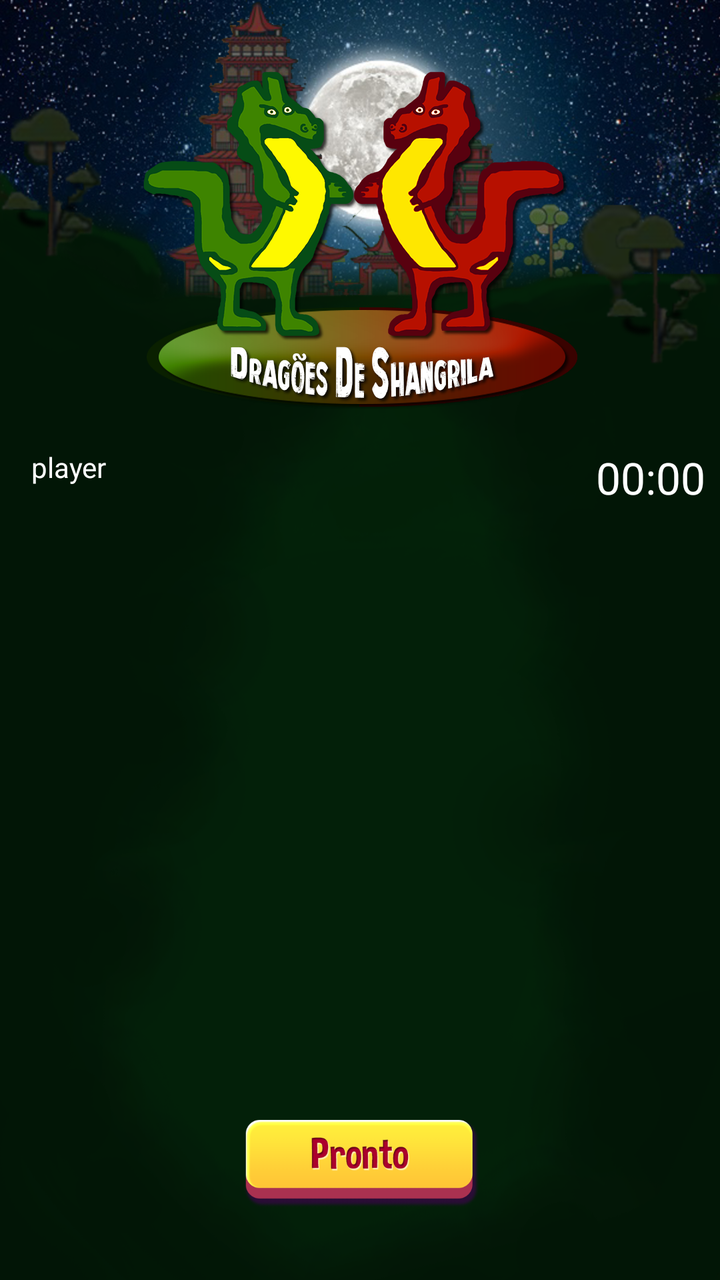
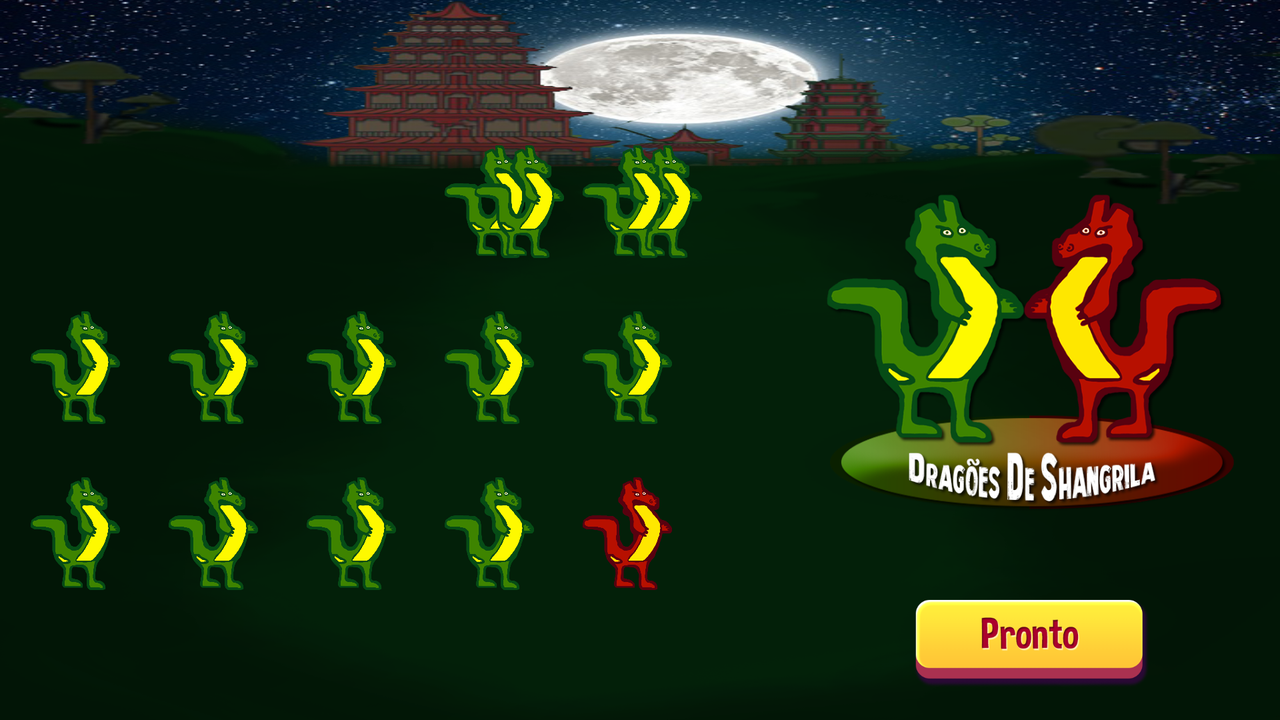

An Android layout and its configuration variant, each rendered on a device that would load it. The default file and the variant file are quoted in full after the pictures.
<!-- AndroidManifest.xml: application theme AppTheme -->
<!-- res/layout/activity_singleplayer.xml -->
<?xml version="1.0" encoding="utf-8"?>
<androidx.constraintlayout.widget.ConstraintLayout xmlns:android="http://schemas.android.com/apk/res/android"
    xmlns:app="http://schemas.android.com/apk/res-auto"
    xmlns:tools="http://schemas.android.com/tools"
    android:id="@+id/relativeLayout"
    android:layout_width="match_parent"
    android:layout_height="match_parent"
    android:background="@drawable/fundo2"
    tools:context=".activities.PlayActivity">

    <androidx.appcompat.widget.AppCompatImageView
        android:id="@+id/dragao8"
        android:layout_width="69dp"
        android:layout_height="83dp"
        android:onClick="onDragonClick"
        app:layout_constraintBottom_toTopOf="@+id/imageView"
        app:layout_constraintEnd_toEndOf="parent"
        app:layout_constraintStart_toStartOf="parent"
        app:layout_constraintTop_toBottomOf="@+id/appCompatImageView2"
        app:srcCompat="@drawable/dg" />

    <androidx.appcompat.widget.AppCompatImageView
        android:id="@+id/dragao7"
        android:layout_width="69dp"
        android:layout_height="83dp"
        android:background="#00FFFFFF"
        android:onClick="onDragonClick"
        app:layout_constraintBottom_toTopOf="@+id/imageView"
        app:layout_constraintEnd_toStartOf="@+id/dragao8"
        app:layout_constraintTop_toBottomOf="@+id/appCompatImageView2"
        app:srcCompat="@drawable/dg" />

    <androidx.appcompat.widget.AppCompatImageView
        android:id="@+id/dragao3"
        style="@style/Dragao_verde"
        android:forceDarkAllowed="true"
        android:onClick="onDragonClick"
        android:theme="@style/AlertDialog.AppCompat"
        app:layout_constraintBottom_toTopOf="@+id/dragao8"
        app:layout_constraintEnd_toEndOf="@+id/dragao8"
        app:srcCompat="@drawable/dg" />

    <androidx.appcompat.widget.AppCompatImageView
        android:id="@+id/dragao4"
        android:layout_width="69dp"
        android:layout_height="83dp"
        android:onClick="onDragonClick"
        app:layout_constraintBottom_toTopOf="@+id/dragao9"
        app:layout_constraintStart_toEndOf="@+id/dragao3"
        app:srcCompat="@drawable/dg" />

    <androidx.appcompat.widget.AppCompatImageView
        android:id="@+id/dragao2"
        android:layout_width="69dp"
        android:layout_height="83dp"
        android:onClick="onDragonClick"
        app:layout_constraintBottom_toTopOf="@+id/dragao7"
        app:layout_constraintEnd_toStartOf="@+id/dragao3"
        app:srcCompat="@drawable/dg" />

    <androidx.appcompat.widget.AppCompatImageView
        android:id="@+id/dragao5"
        android:layout_width="69dp"
        android:layout_height="83dp"
        android:contextClickable="true"
        android:filterTouchesWhenObscured="false"
        android:onClick="onDragonClick"
        android:scaleType="fitCenter"
        app:layout_constraintBottom_toTopOf="@+id/dragao10"
        app:layout_constraintStart_toEndOf="@+id/dragao4"
        app:srcCompat="@drawable/dg" />

    <androidx.appcompat.widget.AppCompatImageView
        android:id="@+id/dragao1"
        android:layout_width="69dp"
        android:layout_height="83dp"
        android:labelFor="@id/dragao7"
        android:onClick="onDragonClick"
        app:layout_constraintBottom_toTopOf="@+id/dragao6"
        app:layout_constraintEnd_toStartOf="@+id/dragao2"
        app:srcCompat="@drawable/dg" />

    <androidx.appcompat.widget.AppCompatImageView
        android:id="@+id/dragao11"
        android:layout_width="69dp"
        android:layout_height="83dp"
        android:onClick="onDragonClick"
        app:layout_constraintBottom_toBottomOf="@+id/dragao12"
        app:layout_constraintEnd_toStartOf="@+id/dragao12"
        app:layout_constraintTop_toBottomOf="@+id/dragao6"
        app:srcCompat="@drawable/dg" />

    <androidx.appcompat.widget.AppCompatImageView
        android:id="@+id/dragao6"
        android:layout_width="69dp"
        android:layout_height="83dp"
        android:onClick="onDragonClick"
        app:layout_constraintBottom_toTopOf="@+id/imageView"
        app:layout_constraintEnd_toStartOf="@+id/dragao7"
        app:layout_constraintTop_toBottomOf="@+id/appCompatImageView2"
        app:srcCompat="@drawable/dg" />

    <androidx.appcompat.widget.AppCompatImageView
        android:id="@+id/dragao9"
        android:layout_width="69dp"
        android:layout_height="83dp"
        android:onClick="onDragonClick"
        app:layout_constraintBottom_toTopOf="@+id/imageView"
        app:layout_constraintStart_toEndOf="@+id/dragao8"
        app:layout_constraintTop_toBottomOf="@+id/appCompatImageView2"
        app:srcCompat="@drawable/dg" />

    <androidx.appcompat.widget.AppCompatImageView
        android:id="@+id/dragao10"
        android:layout_width="69dp"
        android:layout_height="83dp"
        android:onClick="onDragonClick"
        app:layout_constraintBottom_toTopOf="@+id/imageView"
        app:layout_constraintStart_toEndOf="@+id/dragao9"
        app:layout_constraintTop_toBottomOf="@+id/appCompatImageView2"
        app:srcCompat="@drawable/dg" />

    <androidx.appcompat.widget.AppCompatImageView
        android:id="@+id/dragao14"
        android:layout_width="69dp"
        android:layout_height="83dp"
        android:onClick="onDragonClick"
        app:layout_constraintBottom_toBottomOf="@+id/dragao13"
        app:layout_constraintStart_toEndOf="@+id/dragao13"
        app:layout_constraintTop_toBottomOf="@+id/dragao9"
        app:srcCompat="@drawable/dg" />

    <androidx.appcompat.widget.AppCompatImageView
        android:id="@+id/dragaovermelho"
        android:layout_width="69dp"
        android:layout_height="83dp"
        android:onClick="onDragonClick"
        app:layout_constraintBottom_toBottomOf="@+id/dragao14"
        app:layout_constraintStart_toEndOf="@+id/dragao14"
        app:layout_constraintTop_toBottomOf="@+id/dragao10"
        app:srcCompat="@drawable/dgred" />

    <androidx.appcompat.widget.AppCompatImageView
        android:id="@+id/dragao13"
        android:layout_width="69dp"
        android:layout_height="83dp"
        android:onClick="onDragonClick"
        app:layout_constraintStart_toStartOf="@+id/dragao8"
        app:layout_constraintTop_toBottomOf="@+id/dragao8"
        app:srcCompat="@drawable/dg" />

    <androidx.appcompat.widget.AppCompatImageView
        android:id="@+id/dragao12"
        android:layout_width="69dp"
        android:layout_height="83dp"
        android:onClick="onDragonClick"
        app:layout_constraintBottom_toBottomOf="@+id/dragao13"
        app:layout_constraintEnd_toStartOf="@+id/dragao13"
        app:layout_constraintTop_toBottomOf="@+id/dragao7"
        app:srcCompat="@drawable/dg" />

    <androidx.appcompat.widget.AppCompatImageView
        android:id="@+id/appCompatImageView2"
        android:layout_width="0dp"
        android:layout_height="200dp"
        android:layout_marginTop="24dp"
        app:layout_constraintEnd_toEndOf="parent"
        app:layout_constraintStart_toStartOf="parent"
        app:layout_constraintTop_toTopOf="parent"
        app:srcCompat="@drawable/wallpaper" />

    <androidx.appcompat.widget.AppCompatImageView
        android:id="@+id/imageView"
        android:layout_width="139dp"
        android:layout_height="46dp"
        android:layout_marginBottom="36dp"
        android:onClick="onClickButtonRemove"
        app:layout_constraintBottom_toBottomOf="parent"
        app:layout_constraintEnd_toEndOf="parent"
        app:layout_constraintStart_toStartOf="parent"
        app:srcCompat="@drawable/pronto" />

    <TextView
        android:id="@+id/player"
        android:layout_width="wrap_content"
        android:layout_height="wrap_content"
        android:layout_marginStart="8dp"
        android:text="player"
        android:textAllCaps="false"
        android:textColor="@android:color/background_light"
        app:layout_constraintStart_toStartOf="@+id/dragao1"
        app:layout_constraintTop_toBottomOf="@+id/appCompatImageView2" />

    <Chronometer
        android:id="@+id/chronometer"
        android:layout_width="wrap_content"
        android:layout_height="wrap_content"
        android:textAlignment="center"
        android:textAppearance="@style/TextAppearance.AppCompat.Large"
        android:textColor="@android:color/background_light"
        app:layout_constraintEnd_toEndOf="@+id/dragao5"
        app:layout_constraintTop_toBottomOf="@+id/appCompatImageView2"
        tools:ignore="MissingConstraints" />

</androidx.constraintlayout.widget.ConstraintLayout>
<!-- resources referenced by this layout -->
<resources>
  <!-- drawable fundo2: png bitmap (drawable, 436308 bytes) -->
  <!-- drawable pronto: png bitmap (drawable, 14442 bytes) -->
  <!-- drawable wallpaper: png bitmap (drawable, 218214 bytes) -->
  <style name="Dragao_verde">
          <item name="android:layout_width">69dp</item>
          <item name="android:layout_height">83dp</item>
          <item name="android:layout_marginStart">180dp</item>
          <item name="android:layout_marginTop">188dp</item>
      </style>
  <style name="AppTheme" parent="Theme.AppCompat.Light.DarkActionBar">
          
          <item name="colorPrimary">@color/colorPrimary</item>
          <item name="colorPrimaryDark">@color/colorPrimaryDark</item>
          <item name="colorAccent">@color/colorAccent</item>
      </style>
  <color name="colorPrimary">#004D40</color>
  <color name="colorPrimaryDark">#00251a</color>
  <color name="colorAccent">#fdd835</color>
</resources>
<!-- res/layout-land/activity_singleplayer.xml (the repository's variant of the layout above) -->
<!-- drawn on the phone turned sideways -->
<?xml version="1.0" encoding="utf-8"?>
<androidx.constraintlayout.widget.ConstraintLayout xmlns:android="http://schemas.android.com/apk/res/android"
    xmlns:app="http://schemas.android.com/apk/res-auto"
    xmlns:tools="http://schemas.android.com/tools"
    android:id="@+id/relativeLayout"
    android:layout_width="match_parent"
    android:layout_height="match_parent"
    android:background="@drawable/fundo2"
    tools:context=".activities.PlayActivity">

    <androidx.appcompat.widget.AppCompatImageView
        android:id="@+id/dragao8"
        android:layout_width="69dp"
        android:layout_height="83dp"
        android:onClick="onDragonClick"
        app:layout_constraintBottom_toBottomOf="parent"
        app:layout_constraintEnd_toStartOf="@+id/appCompatImageView2"
        app:layout_constraintHorizontal_bias="0.452"
        app:layout_constraintStart_toStartOf="parent"
        app:layout_constraintTop_toTopOf="parent"
        app:srcCompat="@drawable/dragaoverde" />

    <androidx.appcompat.widget.AppCompatImageView
        android:id="@+id/dragao7"
        android:layout_width="69dp"
        android:layout_height="83dp"
        android:background="#00FFFFFF"
        android:onClick="onDragonClick"
        app:layout_constraintBottom_toTopOf="@+id/dragao6"
        app:layout_constraintEnd_toStartOf="@+id/dragao3"
        app:srcCompat="@drawable/dragaoverde" />

    <androidx.appcompat.widget.AppCompatImageView
        android:id="@+id/dragao3"
        style="@style/Dragao_verde"
        android:forceDarkAllowed="true"
        android:onClick="onDragonClick"
        android:theme="@style/AlertDialog.AppCompat"
        app:layout_constraintBottom_toTopOf="@+id/dragao8"
        app:layout_constraintEnd_toEndOf="@+id/dragao8"
        app:layout_constraintHorizontal_bias="1.0"
        app:layout_constraintStart_toStartOf="@+id/dragao8"
        app:srcCompat="@drawable/dragaoverde" />

    <androidx.appcompat.widget.AppCompatImageView
        android:id="@+id/dragao4"
        android:layout_width="69dp"
        android:layout_height="83dp"
        android:onClick="onDragonClick"
        app:layout_constraintBottom_toTopOf="@+id/dragao14"
        app:layout_constraintStart_toEndOf="@+id/dragao8"
        app:srcCompat="@drawable/dragaoverde" />

    <androidx.appcompat.widget.AppCompatImageView
        android:id="@+id/dragao2"
        android:layout_width="69dp"
        android:layout_height="83dp"
        android:onClick="onDragonClick"
        app:layout_constraintEnd_toStartOf="@+id/dragao6"
        app:layout_constraintTop_toBottomOf="@+id/dragao7"
        app:srcCompat="@drawable/dragaoverde" />

    <androidx.appcompat.widget.AppCompatImageView
        android:id="@+id/dragao5"
        android:layout_width="69dp"
        android:layout_height="83dp"
        android:contextClickable="true"
        android:filterTouchesWhenObscured="false"
        android:onClick="onDragonClick"
        android:scaleType="fitCenter"
        app:layout_constraintStart_toEndOf="@+id/dragao4"
        app:layout_constraintTop_toTopOf="@+id/dragao4"
        app:srcCompat="@drawable/dragaoverde" />

    <androidx.appcompat.widget.AppCompatImageView
        android:id="@+id/dragao1"
        android:layout_width="69dp"
        android:layout_height="83dp"
        android:labelFor="@id/dragao7"
        android:onClick="onDragonClick"
        app:layout_constraintBottom_toTopOf="@+id/dragao2"
        app:layout_constraintEnd_toStartOf="@+id/dragao7"
        app:srcCompat="@drawable/dragaoverde" />

    <androidx.appcompat.widget.AppCompatImageView
        android:id="@+id/dragao11"
        android:layout_width="69dp"
        android:layout_height="83dp"
        android:onClick="onDragonClick"
        app:layout_constraintEnd_toStartOf="@+id/dragao13"
        app:layout_constraintTop_toBottomOf="@+id/dragao6"
        app:srcCompat="@drawable/dragaoverde" />

    <androidx.appcompat.widget.AppCompatImageView
        android:id="@+id/dragao6"
        android:layout_width="69dp"
        android:layout_height="83dp"
        android:onClick="onDragonClick"
        app:layout_constraintEnd_toStartOf="@+id/dragao8"
        app:layout_constraintTop_toTopOf="@+id/dragao8"
        app:srcCompat="@drawable/dragaoverde" />

    <androidx.appcompat.widget.AppCompatImageView
        android:id="@+id/dragao9"
        android:layout_width="69dp"
        android:layout_height="83dp"
        android:onClick="onDragonClick"
        app:layout_constraintStart_toEndOf="@+id/dragao13"
        app:layout_constraintTop_toBottomOf="@+id/dragao14"
        app:srcCompat="@drawable/dragaoverde" />

    <androidx.appcompat.widget.AppCompatImageView
        android:id="@+id/dragao10"
        android:layout_width="69dp"
        android:layout_height="83dp"
        android:onClick="onDragonClick"
        app:layout_constraintStart_toEndOf="@+id/dragao14"
        app:layout_constraintTop_toTopOf="@+id/dragao14"
        app:srcCompat="@drawable/dragaoverde" />

    <androidx.appcompat.widget.AppCompatImageView
        android:id="@+id/dragao14"
        android:layout_width="69dp"
        android:layout_height="83dp"
        android:onClick="onDragonClick"
        app:layout_constraintStart_toEndOf="@+id/dragao8"
        app:layout_constraintTop_toTopOf="@+id/dragao8"
        app:srcCompat="@drawable/dragaoverde" />

    <androidx.appcompat.widget.AppCompatImageView
        android:id="@+id/dragaovermelho"
        android:layout_width="69dp"
        android:layout_height="83dp"
        android:onClick="onDragonClick"
        app:layout_constraintStart_toEndOf="@+id/dragao9"
        app:layout_constraintTop_toBottomOf="@+id/dragao10"
        app:srcCompat="@drawable/dragaovermelho" />

    <androidx.appcompat.widget.AppCompatImageView
        android:id="@+id/dragao13"
        android:layout_width="69dp"
        android:layout_height="83dp"
        android:onClick="onDragonClick"
        app:layout_constraintStart_toStartOf="@+id/dragao8"
        app:layout_constraintTop_toBottomOf="@+id/dragao8"
        app:srcCompat="@drawable/dragaoverde" />

    <androidx.appcompat.widget.AppCompatImageView
        android:id="@+id/dragao12"
        android:layout_width="69dp"
        android:layout_height="83dp"
        android:onClick="onDragonClick"
        app:layout_constraintEnd_toStartOf="@+id/dragao11"
        app:layout_constraintTop_toBottomOf="@+id/dragao2"
        app:srcCompat="@drawable/dragaoverde" />

    <androidx.appcompat.widget.AppCompatImageView
        android:id="@+id/appCompatImageView2"
        android:layout_width="250dp"
        android:layout_height="0dp"
        app:layout_constraintEnd_toEndOf="parent"
        app:srcCompat="@drawable/wallpaper" />

    <androidx.appcompat.widget.AppCompatImageView
        android:id="@+id/imageView"
        android:layout_width="139dp"
        android:layout_height="46dp"
        android:layout_marginBottom="16dp"
        android:onClick="onClickButtonRemove"
        app:layout_constraintBottom_toBottomOf="parent"
        app:layout_constraintEnd_toEndOf="parent"
        app:layout_constraintStart_toStartOf="@+id/appCompatImageView2"
        app:srcCompat="@drawable/pronto" />

</androidx.constraintlayout.widget.ConstraintLayout>
<!-- resources referenced by the variant -->
<!-- as the phone turned sideways resolves them -->
<resources>
  <!-- drawable dragaoverde: png bitmap (drawable, 92308 bytes) -->
  <!-- drawable dragaovermelho: png bitmap (drawable, 90252 bytes) -->
  <!-- drawable fundo2: png bitmap (drawable, 436308 bytes) -->
  <!-- drawable pronto: png bitmap (drawable, 14442 bytes) -->
  <!-- drawable wallpaper: png bitmap (drawable, 218214 bytes) -->
  <style name="Dragao_verde">
          <item name="android:layout_width">69dp</item>
          <item name="android:layout_height">83dp</item>
          <item name="android:layout_marginStart">180dp</item>
          <item name="android:layout_marginTop">188dp</item>
      </style>
  <style name="AppTheme" parent="Theme.AppCompat.Light.DarkActionBar">
          
          <item name="colorPrimary">@color/colorPrimary</item>
          <item name="colorPrimaryDark">@color/colorPrimaryDark</item>
          <item name="colorAccent">@color/colorAccent</item>
      </style>
  <color name="colorPrimary">#004D40</color>
  <color name="colorPrimaryDark">#00251a</color>
  <color name="colorAccent">#fdd835</color>
</resources>
